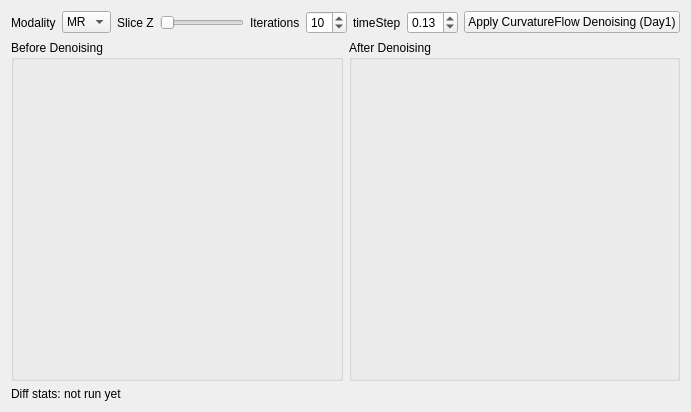
<?xml version="1.0" encoding="UTF-8"?>
<ui version="4.0">
 <class>FilterTabView</class>
 <widget class="QWidget" name="FilterTabView">
  <layout class="QVBoxLayout" name="rootLayout">
   <item>
    <layout class="QHBoxLayout" name="controlRow">
     <item><widget class="QLabel" name="modalityLabel"><property name="text"><string>Modality</string></property></widget></item>
     <item>
      <widget class="QComboBox" name="modalityCombo">
       <item><property name="text"><string>MR</string></property></item>
       <item><property name="text"><string>US</string></property></item>
      </widget>
     </item>
     <item><widget class="QLabel" name="sliceLabel"><property name="text"><string>Slice Z</string></property></widget></item>
     <item><widget class="QSlider" name="sliceSlider"><property name="orientation"><enum>Qt::Horizontal</enum></property></widget></item>
     <item><widget class="QLabel" name="iterationsLabel"><property name="text"><string>Iterations</string></property></widget></item>
     <item>
      <widget class="QSpinBox" name="iterationsSpin">
       <property name="minimum"><number>1</number></property>
       <property name="maximum"><number>50</number></property>
       <property name="value"><number>10</number></property>
      </widget>
     </item>
     <item><widget class="QLabel" name="timeStepLabel"><property name="text"><string>timeStep</string></property></widget></item>
     <item>
      <widget class="QDoubleSpinBox" name="timeStepSpin">
       <property name="minimum"><double>0.01</double></property>
       <property name="maximum"><double>0.25</double></property>
       <property name="singleStep"><double>0.01</double></property>
       <property name="value"><double>0.125</double></property>
      </widget>
     </item>
     <item><widget class="QPushButton" name="applyButton"><property name="text"><string>Apply CurvatureFlow Denoising (Day1)</string></property></widget></item>
    </layout>
   </item>
   <item>
    <layout class="QHBoxLayout" name="imageRow">
     <item>
      <widget class="QGroupBox" name="beforeBox">
       <property name="title"><string>Before Denoising</string></property>
       <layout class="QVBoxLayout" name="beforeLayout">
        <item>
         <widget class="QLabel" name="beforeView">
          <property name="minimumSize"><size><width>300</width><height>300</height></size></property>
          <property name="maximumSize"><size><width>300</width><height>300</height></size></property>
          <property name="alignment"><set>Qt::AlignCenter</set></property>
         </widget>
        </item>
       </layout>
      </widget>
     </item>
     <item>
      <widget class="QGroupBox" name="afterBox">
       <property name="title"><string>After Denoising</string></property>
       <layout class="QVBoxLayout" name="afterLayout">
        <item>
         <widget class="QLabel" name="afterView">
          <property name="minimumSize"><size><width>300</width><height>300</height></size></property>
          <property name="maximumSize"><size><width>300</width><height>300</height></size></property>
          <property name="alignment"><set>Qt::AlignCenter</set></property>
         </widget>
        </item>
       </layout>
      </widget>
     </item>
    </layout>
   </item>
   <item><widget class="QLabel" name="statsLabel"><property name="text"><string>Diff stats: not run yet</string></property></widget></item>
  </layout>
 </widget>
 <resources/>
 <connections/>
</ui>
